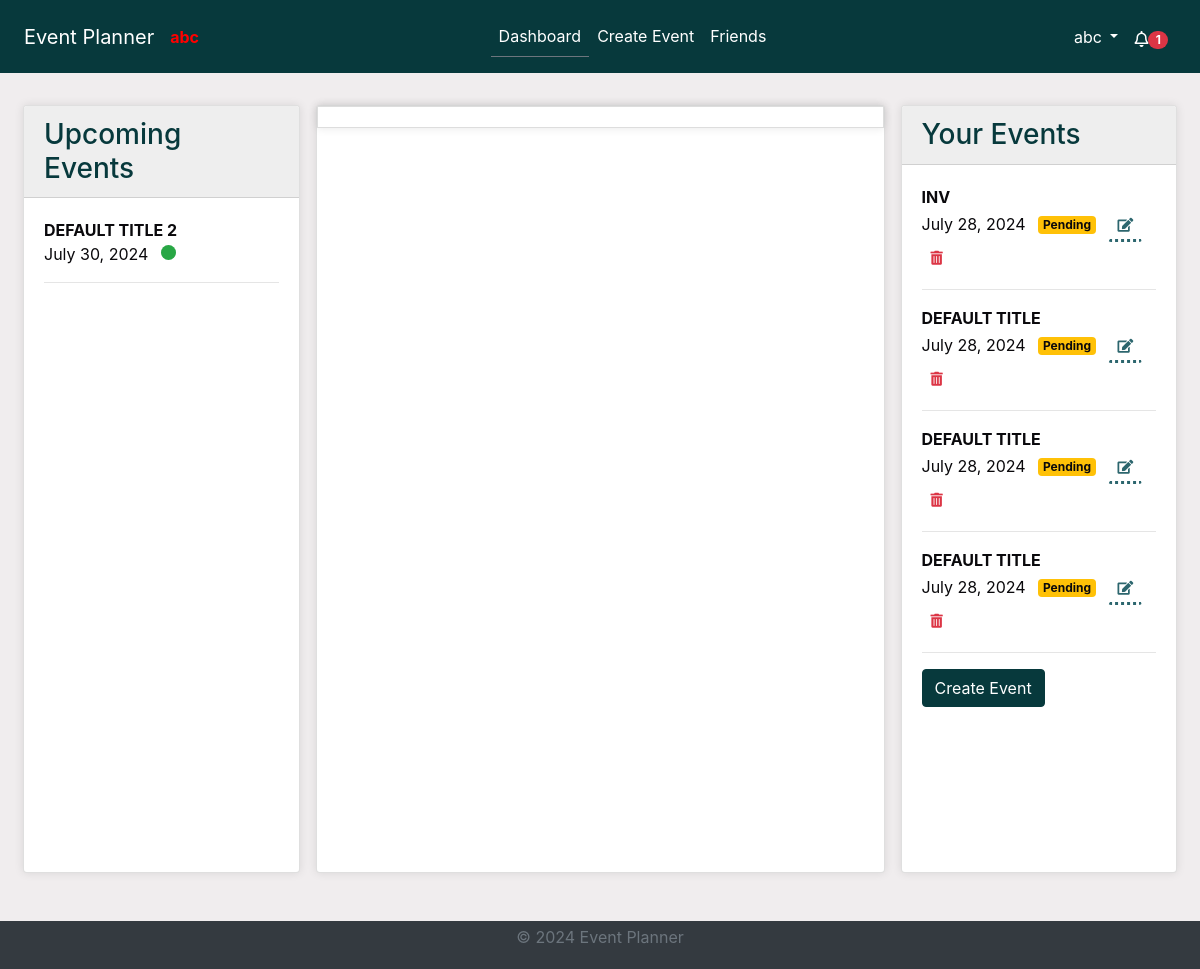
Page /dashboard/ (signed in) on the earlier database version.
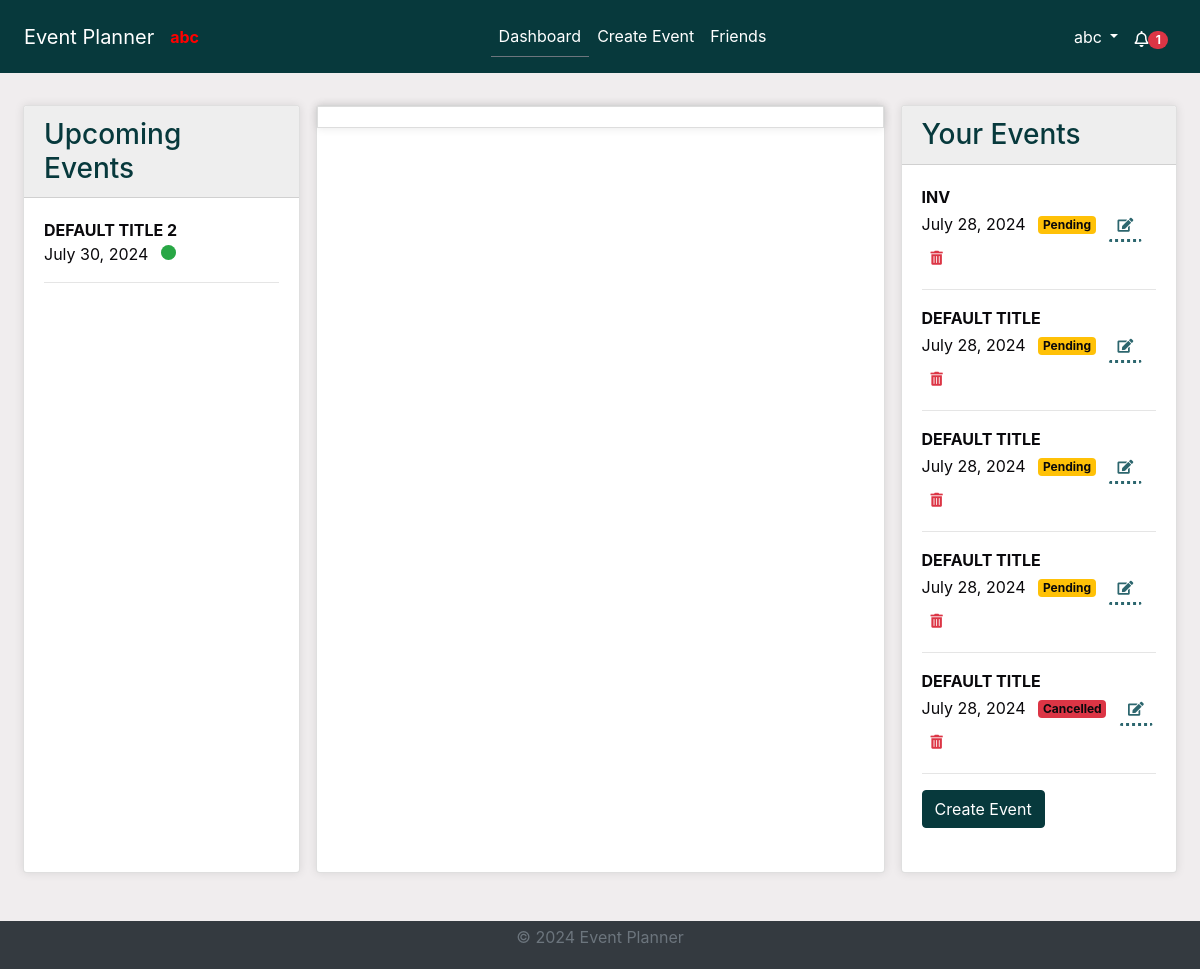
Same page on the later database version.
### events/models.py (models this page shows, shortened)
class Event(models.Model):
    STATUS_CHOICES = [
        ("Pending", "Pending"),
        ("Confirmed", "Confirmed"),
        ("Cancelled", "Cancelled"),
    ]
    title = models.CharField(max_length=100)
    description = models.TextField()
    location = models.CharField(max_length=255)
    created_by = models.ForeignKey(User, on_delete=models.CASCADE)
    proposed_date = models.DateTimeField()
    finalized_date = models.DateTimeField(null=True, blank=True)
    status = models.CharField(
        max_length=20, choices=STATUS_CHOICES, default="Pending"
    )
    created_at = models.DateTimeField(auto_now_add=True)
    updated_at = models.DateTimeField(auto_now=True)

### accounts/views.py (the view)
# urls.py: path("dashboard/", views.dashboard, name="dashboard"),
@login_required
@cache_control(no_cache=True, must_revalidate=True, no_store=True)
def dashboard(request):
    current_user = request.user
    current_datetime = timezone.now()
    user_created_events = Event.objects.filter(
        created_by=current_user
    ).order_by("proposed_date")
    invited_events = Event.objects.filter(
        invitations__user=current_user
    ).order_by("proposed_date")
    all_events = (
        (user_created_events | invited_events)
        .distinct()
        .order_by("proposed_date")
    )
    upcoming_events = all_events.filter(proposed_date__gte=current_datetime)
    upcoming_events_with_read_status = []
    for event in upcoming_events:
        invitation = Invitation.objects.filter(
            event=event, user=current_user
        ).first()
        unread = invitation.read == False if invitation else False
        response_status = invitation.status if invitation else None
        upcoming_events_with_read_status.append(
            {
                "event": event,
                "unread": unread,
                "response_status": response_status,
            }
        )
    all_events_with_status = []
    for event in all_events:
        invitation = Invitation.objects.filter(
            event=event, user=current_user
        ).first()
        response_status = invitation.status if invitation else None
        all_events_with_status.append(
            {"event": event, "response_status": response_status}
        )
    context = {
        "upcoming_events_with_read_status": upcoming_events_with_read_status,
        "user_events": user_created_events,  # List of events created by the user
        "all_events_with_status": all_events_with_status,  # List of all events for the calendar
    }
    return render(request, "accounts/dashboard.html", context)

### accounts/context_processors.py (called while the page is built)
def google_api_key(request):
    return {"GOOGLE_API_KEY": os.getenv("GOOGLE_API_KEY")}

### notifications/context_processors.py (called while the page is built)
def notifications(request):
    if request.user.is_authenticated:
        all_unread_notifications = Notification.objects.filter(
            user=request.user, read=False
        ).order_by("-created_at")
        unread_count = all_unread_notifications.count()
        recent_unread_notifications = all_unread_notifications[:8]
        return {
            "recent_unread_notifications": recent_unread_notifications,
            "unread_count": unread_count,
        }
    return {}

### accounts/templates/accounts/dashboard.html (shortened to what this page needs)
{% extends 'base.html' %}
{% load static %}
{% block content %}
<div class="container-fluid">
    <div class="row d-flex">
        <div class="col-lg-3 d-flex flex-column scrollable-column">
            <div class="card mt-2 mb-2 flex-grow-1">
                <div class="card-header bg-primary text-white">
                    <h3 class="mb-0">Upcoming Events</h3>
                </div>
                <div class="card-body overflow-auto">
                    <ul class="list-unstyled">
                        {% for item in upcoming_events_with_read_status %}
                            <li class="{% if item.response_status == 'Deny' %}text-muted-declined{% endif %}">
                                <strong ><a href="{% url 'event_details' item.event.id %}" class="event-link">{{ item.event.title|upper }}</a></strong>
                                <br>
                                {{ item.event.proposed_date|date:"F j, Y" }}
                                <span id="badge-icon" class="badge badge-{{ item.event.status|lower }} ml-2"> </span>
                            </li>
                            <hr>
                        {% empty %}
                            <li>No upcoming events.</li>
                        {% endfor %}
                    </ul>
                </div>
            </div>
        </div>
        <div class="col-lg-6 d-flex flex-column">
            <div class="card mt-2 mb-2 flex-grow-1">
                <div>
                    <div id="calendar"></div>
                </div>
            </div>
        </div>
        <div class="col-lg-3 d-flex flex-column scrollable-column">
            <div class="card mt-2 mb-2 flex-grow-1">
                <div class="card-header bg-primary text-white">
                    <h3 class="mb-0">Your Events</h3>
                </div>
                <div class="card-body overflow-auto">
                    <ul class="list-unstyled">
                        {% for event in user_events %}
                            <li>
                                <strong><a href="{% url 'event_details' event.id %}" class="event-link">{{ event.title|upper }}</a></strong>
                                <br>
                                {{ event.proposed_date|date:"F j, Y" }}
                                <span class="badge badge-{{ event.status|lower }} ml-2">{{ event.status }}</span>
                                <a href="{% url 'edit_event' event.id %}" class="btn btn-sm btn-outline-primary ml-2"><i class="fas fa-edit"></i></a>
                                <button class="btn btn-sm btn-outline-danger delete-btn" data-event-id="{{ event.id }}"><i class="fas fa-trash-alt"></i></button>
                            </li>
                            <hr>
                        {% empty %}
                            <li>You have not created any events.</li>
                        {% endfor %}
                    </ul>
                    <a href="{% url 'create_event' %}" class="btn btn-primary">Create Event</a>
                </div>
            </div>
        </div>
    </div>
</div>
{% endblock %}

Differences in the rows shown:
added Event: title "DEFAULT TITLE", proposed_date "July 28, 2024", status "Cancelled", shown under "Your Events"
